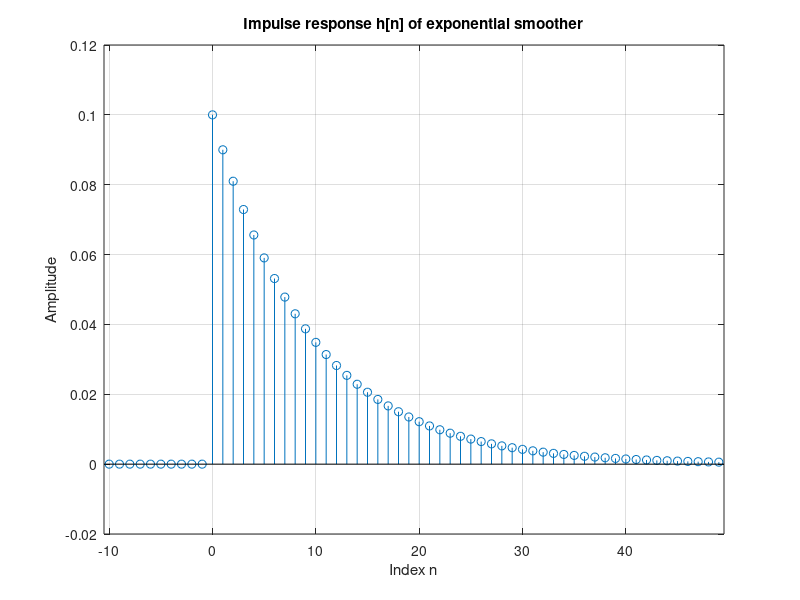

Write the MATLAB code that produced this figure.
% Script: exdt_2_18.m
alpha = 0.1;    % Parameter for exponential smoother
n = [-10:49];   % Vector of sample indices
% Compute the impulse response
h = alpha*(1-alpha).^n.*(n>=0);   % See Example 2.18
% Graph the impulse response
stem(n,h); grid;
axis([-10.5,49.5,-0.02,0.12]);
title('Impulse response h[n] of exponential smoother');
ylabel('Amplitude');
xlabel('Index n');